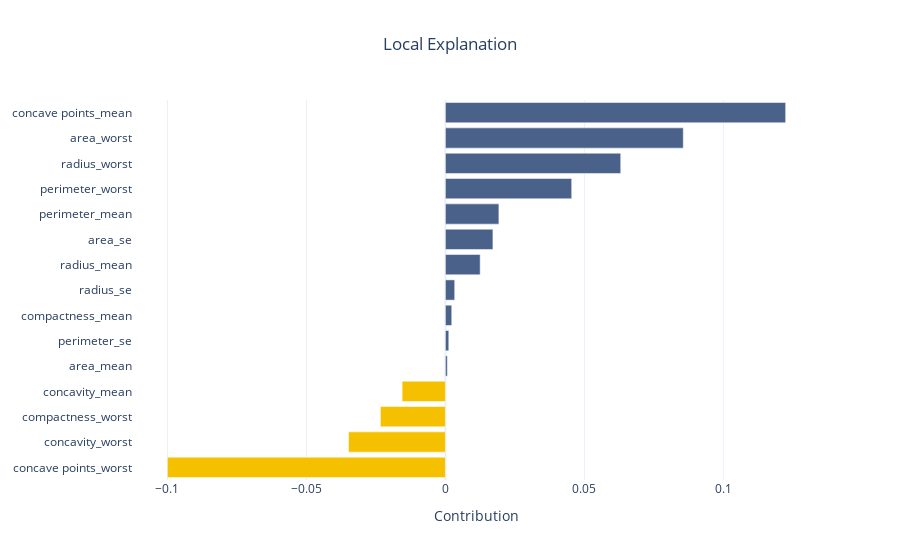

The notebook cell this image was saved under:
### Code cell
import numpy as np
import plotly.graph_objects as go
from plotly.graph_objs import *

df["color"] = np.where(df["contribution"]<0, '#f4c000', '#4a628a')

fig = go.Figure(go.Bar(x=df['contribution'], 
                       y=df['features'],
                       orientation='h', 
                       marker_color=df['color']) 
               )
fig.update_layout(template='plotly_white', title="Local Explanation", title_x=0.5, xaxis_title="Contribution")
fig.show()

### Figure 1 — Plotly figure (JSON) as saved in the notebook; plotly's stock layout.template omitted (floating-point values rounded to 4 significant figures)
{"data": [{"marker": {"color": ["#f4c000", "#f4c000", "#f4c000", "#f4c000", "#4a628a", "#4a628a", "#4a628a", "#4a628a", "#4a628a", "#4a628a", "#4a628a", "#4a628a", "#4a628a", "#4a628a", "#4a628a"]}, "orientation": "h", "type": "bar", "x": [-0.1, -0.03484, -0.02338, -0.01558, 0.0006858, 0.001216, 0.002276, 0.003344, 0.0125, 0.01709, 0.01924, 0.04543, 0.06306, 0.08557, 0.1224], "y": ["concave points_worst", "concavity_worst", "compactness_worst", "concavity_mean", "area_mean", "perimeter_se", "compactness_mean", "radius_se", "radius_mean", "area_se", "perimeter_mean", "perimeter_worst", "radius_worst", "area_worst", "concave points_mean"]}], "layout": {"title": {"text": "Local Explanation", "x": 0.5}, "xaxis": {"title": {"text": "Contribution"}}}}
